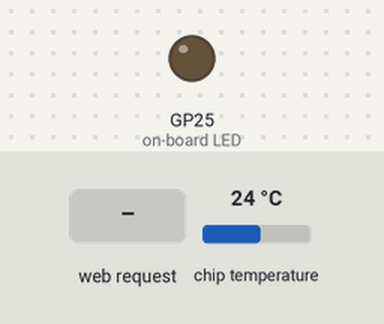
Bench run of a program on a simulated Raspberry Pi Pico running MicroPython. On the bench: output pins drawn as LEDs (lit = HIGH). The inputs (shaded band) are chosen by the test bench; at power-on: chip temperature 24 °C. WiFi joins after 1.5 s; what the program prints to the serial console is not drawn.

Above: at 3.2 s.
3.3 s: HTTP request GET /lighton? received
At 4.1 s:
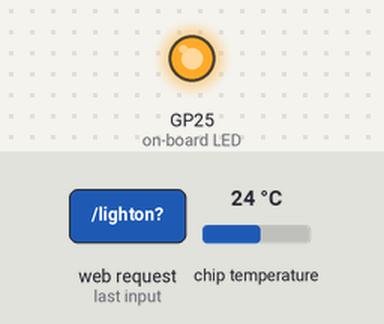
4.8 s: HTTP request GET /lightoff? received
At 5.2 s:
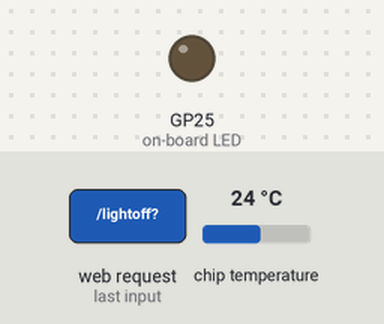
Timing chart, 0 to 7.8 s (numbered marks = the images above; inputs shaded):
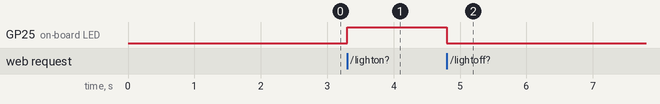

Measured:
- after the input at 3.3 s, GP25 (on-board LED): LOW → HIGH at once
- after the input at 4.8 s, GP25 (on-board LED): HIGH → LOW at once

The program:

web_server.py
```python
import network
import socket
from time import sleep
from picozero import pico_temp_sensor, pico_led
import machine


ssid = 'SSID ici'
motdepasse = 'psk_ici'


def connect():
    #Se connecter au WLAN
    wlan = network.WLAN(network.STA_IF)
    wlan.active(True)
    wlan.connect(ssid, motdepasse)
    while wlan.isconnected() == False:
        print('En attente de connexion...')
        sleep(1)
    ip = wlan.ifconfig()[0]
    print(f'Connecté à {ip}')
    return ip


def ouvrir_socket(ip):
    # Ouvrir un socket
    adresse = (ip, 80)
    connexion = socket.socket()
    connexion.bind(adresse)
    connexion.listen(1)
    return connexion


def pageweb(temperature, etat):
    #Modèle HTML
    html = f"""
            <!DOCTYPE html>
            <html>
            <form action="./lighton">
            <input type="submit" value="Light on" />
            </form>
            <form action="./lightoff">
            <input type="submit" value="Light off" />
            </form>
            <p>La LED est {etat}</p>
            <p>La température est de {temperature}</p>
            </body>
            </html>
            """
    return str(html)


def serve(connexion):
    #Démarrer un serveur web
    etat = 'OFF'
    pico_led.off()
    while True:
        client = connexion.accept()[0]
        requete = client.recv(1024)
        requete = str(requete)
        try:
            requete = requete.split()[1]
        except IndexError:
            pass
        if requete == '/lighton?':
            #led.on()
            pico_led.on()
            etat = 'ON'
        elif requete =='/lightoff?':
            pico_led.off()
            #led.off()
            etat = 'OFF'
        temperature = pico_temp_sensor.temp
        html = pageweb(temperature, etat)
        client.send(html)
        client.close()


try:
    ip = connect()
    connexion = ouvrir_socket(ip)
    serve(connexion)
except KeyboardInterrupt:
    machine.reset()
```
